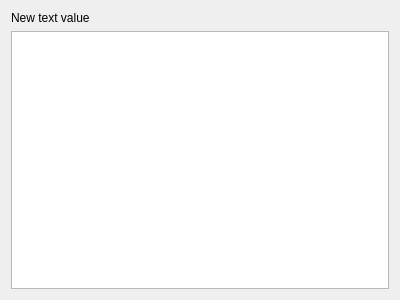
<?xml version="1.0" encoding="UTF-8"?>
<ui version="4.0">
 <class>qf::gui::reports::ItemValueEditorWidget</class>
 <widget class="QWidget" name="qf::gui::reports::ItemValueEditorWidget">
  <property name="geometry">
   <rect>
    <x>0</x>
    <y>0</y>
    <width>400</width>
    <height>300</height>
   </rect>
  </property>
  <property name="windowTitle">
   <string>Form</string>
  </property>
  <layout class="QVBoxLayout" name="verticalLayout">
   <item>
    <widget class="QLabel" name="label">
     <property name="text">
      <string>New text value</string>
     </property>
    </widget>
   </item>
   <item>
    <widget class="QPlainTextEdit" name="edText"/>
   </item>
  </layout>
 </widget>
 <resources/>
 <connections/>
</ui>
